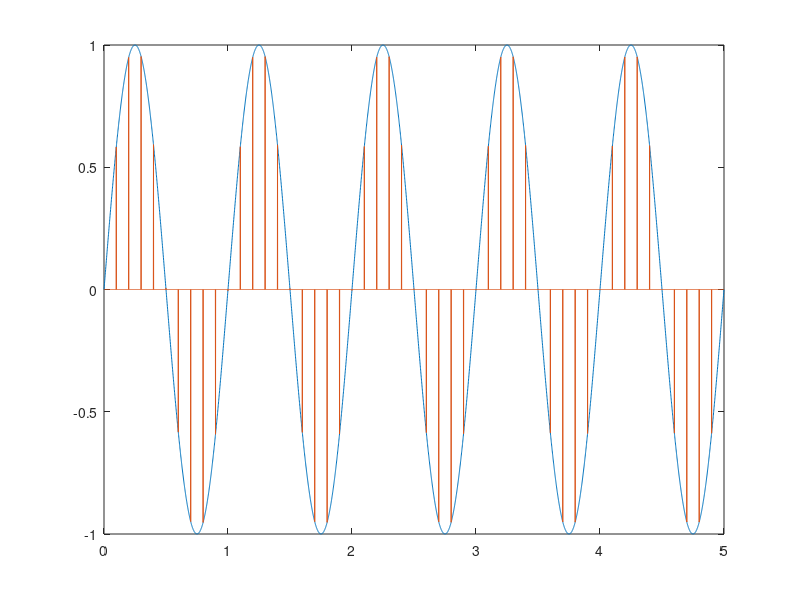
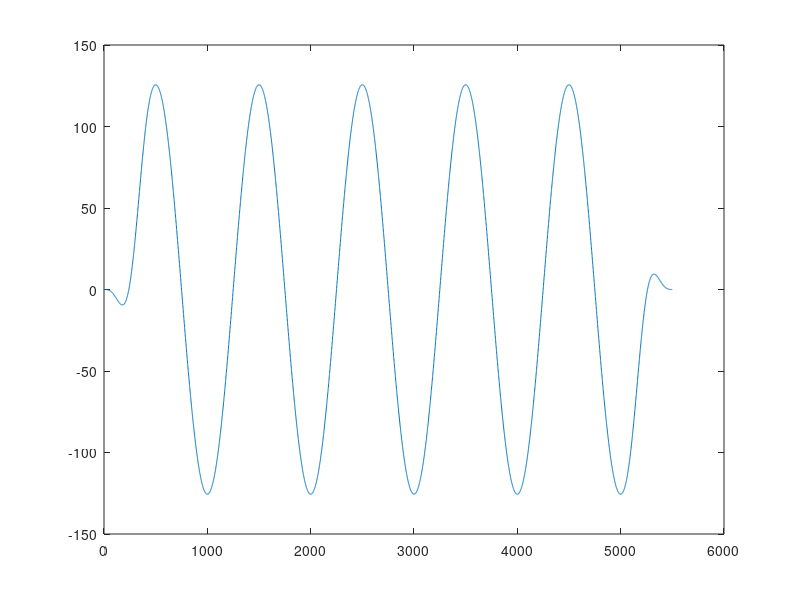

These charts were generated, in order, by the following MATLAB code:

  fa  = 1;
  N_analog = 5000;
  t = linspace(0, 5, N_analog);
  analog = sin(2 * pi * t);

  plot(t, analog);

  N_digital = 50;

  digital= zeros(1,N_analog);

  for i = 1 : N_digital
    digital(i * 100) = analog(i * 100);
  endfor

  hold on;
  plot(t, digital);
  figure


  N_sinc = N_analog;
  f_s=10;
  t_sinc = linspace(-0.2, 0.2, N_sinc/10);
  sincvec = sinc(f_s*t_sinc);
  s_cont_filtered = conv(analog, sincvec);

  plot(s_cont_filtered);

